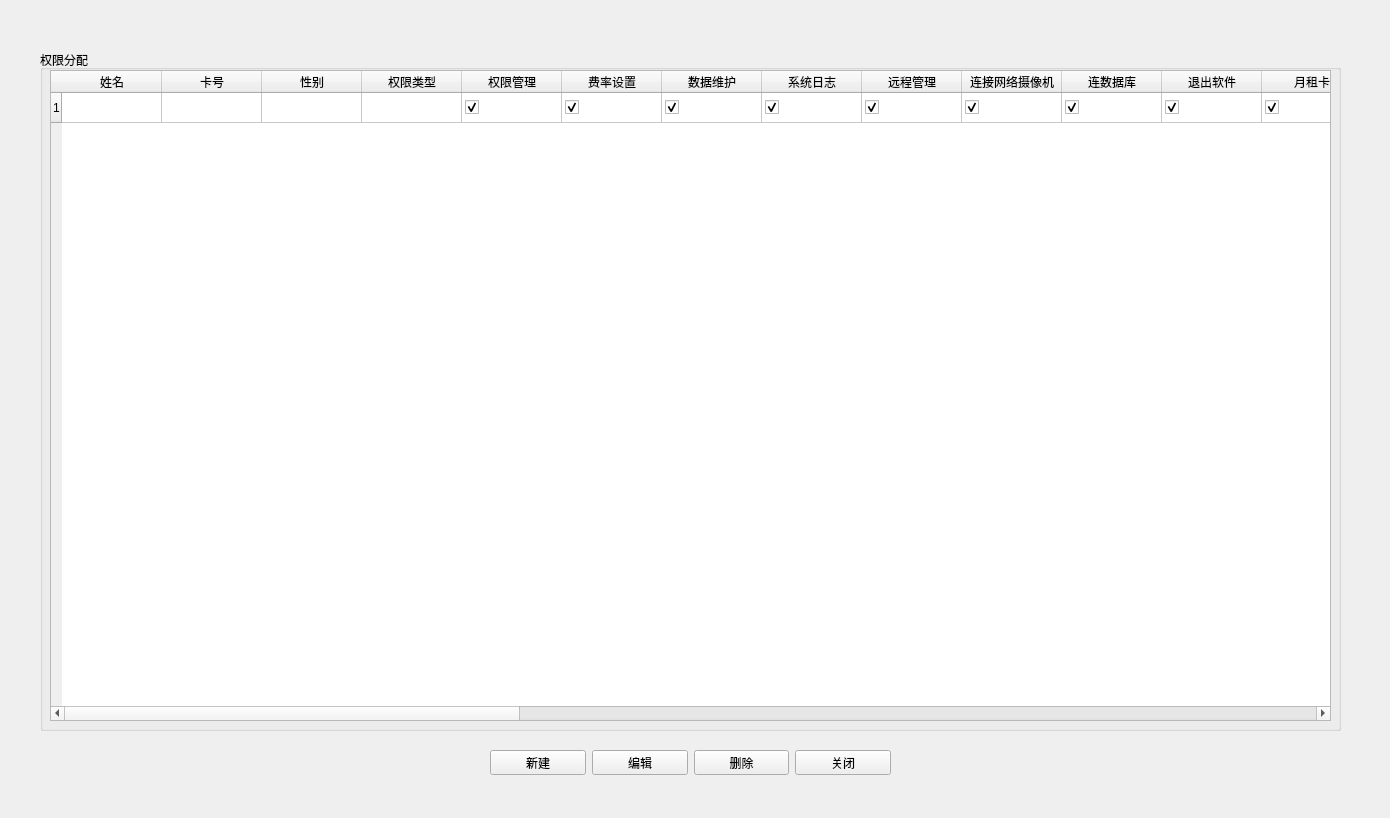
<?xml version="1.0" encoding="UTF-8"?>
<ui version="4.0">
 <class>CRightMgm</class>
 <widget class="QFrame" name="CRightMgm">
  <property name="geometry">
   <rect>
    <x>0</x>
    <y>0</y>
    <width>1390</width>
    <height>818</height>
   </rect>
  </property>
  <property name="windowTitle">
   <string>权限设置</string>
  </property>
  <property name="styleSheet">
   <string notr="true">background-image:url(D:/WinParkUI/debug/Image/NewIcon/CommonBigBG-normal.jpg);</string>
  </property>
  <property name="frameShape">
   <enum>QFrame::NoFrame</enum>
  </property>
  <property name="frameShadow">
   <enum>QFrame::Raised</enum>
  </property>
  <widget class="QGroupBox" name="gbRight">
   <property name="geometry">
    <rect>
     <x>40</x>
     <y>50</y>
     <width>1301</width>
     <height>681</height>
    </rect>
   </property>
   <property name="styleSheet">
    <string notr="true">background-image:url(none);</string>
   </property>
   <property name="title">
    <string>权限分配</string>
   </property>
   <widget class="QTableWidget" name="tableRight">
    <property name="geometry">
     <rect>
      <x>10</x>
      <y>20</y>
      <width>1281</width>
      <height>651</height>
     </rect>
    </property>
    <property name="styleSheet">
     <string notr="true">background-image:url(none);</string>
    </property>
    <row>
     <property name="text">
      <string>1</string>
     </property>
    </row>
    <column>
     <property name="text">
      <string>姓名</string>
     </property>
    </column>
    <column>
     <property name="text">
      <string>卡号</string>
     </property>
    </column>
    <column>
     <property name="text">
      <string>性别</string>
     </property>
    </column>
    <column>
     <property name="text">
      <string>权限类型</string>
     </property>
    </column>
    <column>
     <property name="text">
      <string>权限管理</string>
     </property>
    </column>
    <column>
     <property name="text">
      <string>费率设置</string>
     </property>
    </column>
    <column>
     <property name="text">
      <string>数据维护</string>
     </property>
    </column>
    <column>
     <property name="text">
      <string>系统日志</string>
     </property>
    </column>
    <column>
     <property name="text">
      <string>远程管理</string>
     </property>
    </column>
    <column>
     <property name="text">
      <string>连接网络摄像机</string>
     </property>
    </column>
    <column>
     <property name="text">
      <string>连数据库</string>
     </property>
    </column>
    <column>
     <property name="text">
      <string>退出软件</string>
     </property>
    </column>
    <column>
     <property name="text">
      <string>月租卡</string>
     </property>
    </column>
    <column>
     <property name="text">
      <string>储值卡</string>
     </property>
    </column>
    <column>
     <property name="text">
      <string>计时卡</string>
     </property>
    </column>
    <column>
     <property name="text">
      <string>发布显示屏信息</string>
     </property>
    </column>
    <column>
     <property name="text">
      <string>设备配置</string>
     </property>
    </column>
    <column>
     <property name="text">
      <string>系统设置</string>
     </property>
    </column>
    <column>
     <property name="text">
      <string>批量设置卡片进出权</string>
     </property>
    </column>
    <column>
     <property name="text">
      <string>收费折扣种类设置</string>
     </property>
    </column>
    <column>
     <property name="text">
      <string>黑名单</string>
     </property>
    </column>
    <column>
     <property name="text">
      <string>串口设置</string>
     </property>
    </column>
    <column>
     <property name="text">
      <string>车牌识别设置</string>
     </property>
    </column>
    <column>
     <property name="text">
      <string>时间同步</string>
     </property>
    </column>
    <column>
     <property name="text">
      <string>出入记录</string>
     </property>
    </column>
    <column>
     <property name="text">
      <string>续费纪录</string>
     </property>
    </column>
    <column>
     <property name="text">
      <string>折扣汇总报表</string>
     </property>
    </column>
    <column>
     <property name="text">
      <string>打印报表</string>
     </property>
    </column>
    <column>
     <property name="text">
      <string>滞留车辆</string>
     </property>
    </column>
    <column>
     <property name="text">
      <string>打印年报表</string>
     </property>
    </column>
    <column>
     <property name="text">
      <string>住址</string>
     </property>
    </column>
    <column>
     <property name="text">
      <string>电话</string>
     </property>
    </column>
    <column>
     <property name="text">
      <string>id</string>
     </property>
    </column>
    <item row="0" column="0">
     <property name="text">
      <string/>
     </property>
    </item>
    <item row="0" column="2">
     <property name="text">
      <string/>
     </property>
    </item>
    <item row="0" column="3">
     <property name="text">
      <string/>
     </property>
    </item>
    <item row="0" column="4">
     <property name="text">
      <string/>
     </property>
     <property name="checkState">
      <enum>Checked</enum>
     </property>
    </item>
    <item row="0" column="5">
     <property name="text">
      <string/>
     </property>
     <property name="checkState">
      <enum>Checked</enum>
     </property>
    </item>
    <item row="0" column="6">
     <property name="text">
      <string/>
     </property>
     <property name="checkState">
      <enum>Checked</enum>
     </property>
    </item>
    <item row="0" column="7">
     <property name="text">
      <string/>
     </property>
     <property name="checkState">
      <enum>Checked</enum>
     </property>
    </item>
    <item row="0" column="8">
     <property name="text">
      <string/>
     </property>
     <property name="checkState">
      <enum>Checked</enum>
     </property>
    </item>
    <item row="0" column="9">
     <property name="text">
      <string/>
     </property>
     <property name="checkState">
      <enum>Checked</enum>
     </property>
    </item>
    <item row="0" column="10">
     <property name="text">
      <string/>
     </property>
     <property name="checkState">
      <enum>Checked</enum>
     </property>
    </item>
    <item row="0" column="11">
     <property name="text">
      <string/>
     </property>
     <property name="checkState">
      <enum>Checked</enum>
     </property>
    </item>
    <item row="0" column="12">
     <property name="text">
      <string/>
     </property>
     <property name="checkState">
      <enum>Checked</enum>
     </property>
    </item>
    <item row="0" column="13">
     <property name="text">
      <string/>
     </property>
     <property name="checkState">
      <enum>Checked</enum>
     </property>
    </item>
    <item row="0" column="14">
     <property name="text">
      <string/>
     </property>
     <property name="checkState">
      <enum>Checked</enum>
     </property>
    </item>
    <item row="0" column="15">
     <property name="text">
      <string/>
     </property>
     <property name="checkState">
      <enum>Checked</enum>
     </property>
    </item>
    <item row="0" column="16">
     <property name="text">
      <string/>
     </property>
     <property name="checkState">
      <enum>Checked</enum>
     </property>
    </item>
    <item row="0" column="17">
     <property name="text">
      <string/>
     </property>
     <property name="checkState">
      <enum>Checked</enum>
     </property>
    </item>
    <item row="0" column="18">
     <property name="text">
      <string/>
     </property>
     <property name="checkState">
      <enum>Checked</enum>
     </property>
    </item>
    <item row="0" column="19">
     <property name="text">
      <string/>
     </property>
     <property name="checkState">
      <enum>Checked</enum>
     </property>
    </item>
    <item row="0" column="21">
     <property name="text">
      <string/>
     </property>
     <property name="checkState">
      <enum>Checked</enum>
     </property>
    </item>
    <item row="0" column="22">
     <property name="text">
      <string/>
     </property>
     <property name="checkState">
      <enum>Checked</enum>
     </property>
    </item>
    <item row="0" column="23">
     <property name="text">
      <string/>
     </property>
     <property name="checkState">
      <enum>Checked</enum>
     </property>
    </item>
    <item row="0" column="24">
     <property name="text">
      <string/>
     </property>
     <property name="checkState">
      <enum>Checked</enum>
     </property>
    </item>
    <item row="0" column="25">
     <property name="text">
      <string/>
     </property>
     <property name="checkState">
      <enum>Checked</enum>
     </property>
     <property name="flags">
      <set>ItemIsSelectable|ItemIsUserCheckable|ItemIsEnabled</set>
     </property>
    </item>
    <item row="0" column="26">
     <property name="text">
      <string/>
     </property>
     <property name="checkState">
      <enum>Checked</enum>
     </property>
    </item>
    <item row="0" column="27">
     <property name="text">
      <string/>
     </property>
     <property name="checkState">
      <enum>Checked</enum>
     </property>
    </item>
    <item row="0" column="28">
     <property name="text">
      <string/>
     </property>
     <property name="checkState">
      <enum>Checked</enum>
     </property>
    </item>
    <item row="0" column="29">
     <property name="text">
      <string/>
     </property>
     <property name="checkState">
      <enum>Checked</enum>
     </property>
    </item>
   </widget>
  </widget>
  <widget class="QWidget" name="wgButton" native="true">
   <property name="geometry">
    <rect>
     <x>490</x>
     <y>750</y>
     <width>401</width>
     <height>31</height>
    </rect>
   </property>
   <property name="styleSheet">
    <string notr="true">background-image:url(none);</string>
   </property>
   <widget class="QWidget" name="layoutWidget">
    <property name="geometry">
     <rect>
      <x>0</x>
      <y>0</y>
      <width>401</width>
      <height>25</height>
     </rect>
    </property>
    <property name="styleSheet">
     <string notr="true">background-image:url(none);</string>
    </property>
    <layout class="QHBoxLayout" name="hbLayout">
     <item>
      <widget class="QPushButton" name="btnNew">
       <property name="styleSheet">
        <string notr="true">background-image:url(none);</string>
       </property>
       <property name="text">
        <string>新建</string>
       </property>
      </widget>
     </item>
     <item>
      <widget class="QPushButton" name="btnEdit">
       <property name="styleSheet">
        <string notr="true">background-image:url(none);</string>
       </property>
       <property name="text">
        <string>编辑</string>
       </property>
      </widget>
     </item>
     <item>
      <widget class="QPushButton" name="btnDelete">
       <property name="styleSheet">
        <string notr="true">background-image:url(none);</string>
       </property>
       <property name="text">
        <string>删除</string>
       </property>
      </widget>
     </item>
     <item>
      <widget class="QPushButton" name="btnExit">
       <property name="styleSheet">
        <string notr="true">background-image:url(none);</string>
       </property>
       <property name="text">
        <string>关闭</string>
       </property>
      </widget>
     </item>
    </layout>
   </widget>
  </widget>
  <widget class="QLabel" name="lblTitle">
   <property name="geometry">
    <rect>
     <x>30</x>
     <y>5</y>
     <width>141</width>
     <height>21</height>
    </rect>
   </property>
   <property name="font">
    <font>
     <weight>75</weight>
     <bold>true</bold>
    </font>
   </property>
   <property name="styleSheet">
    <string notr="true">background-image:url(none);
color: rgb(170, 0, 0);</string>
   </property>
   <property name="text">
    <string/>
   </property>
  </widget>
  <widget class="QLabel" name="lblClose">
   <property name="geometry">
    <rect>
     <x>1350</x>
     <y>6</y>
     <width>30</width>
     <height>15</height>
    </rect>
   </property>
   <property name="text">
    <string/>
   </property>
  </widget>
 </widget>
 <resources/>
 <connections/>
</ui>
